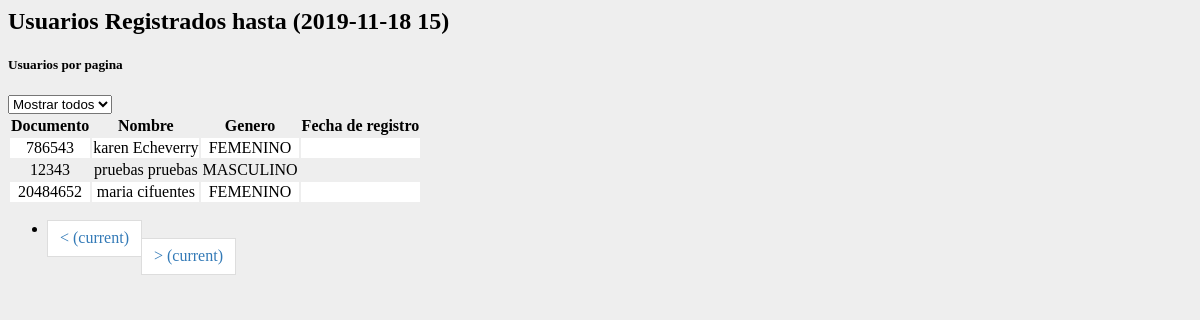
Screenshot of /vista/usuarios/listado/registrados.php with the database file from the repository.
### tables this page shows
CREATE TABLE `usuarios` (
  `id` int(11) NOT NULL,
  `rol` enum('administrador','vigilante','usuario') NOT NULL,
  `documento` int(25) NOT NULL,
  `nombre` varchar(60) NOT NULL,
  `nombre2` varchar(30) NOT NULL,
  `apellido` varchar(30) NOT NULL,
  `apellido2` varchar(30) NOT NULL,
  `contrasena` varchar(30) NOT NULL,
  `genero` enum('MASCULINO','FEMENINO','OTRO') NOT NULL,
  `fecha_registro` varchar(30) NOT NULL
);

### vista/usuarios/listado/registrados.php (the view, shortened to what this page needs)
<?php
require('modelo/conexion.php');
$sql = 'SELECT * FROM usuarios WHERE rol = "usuario" ';
$result = $conexion->query($sql);
	if ($result->num_rows > 0) {
		$datos = $result->fetch_all(MYSQLI_ASSOC);
	} else {
		$datos = null;
	}
?>
<div class="container">
	<h2>Usuarios Registrados hasta (<?php echo date("Y-m-d H"); ?>)</h2>
	<div class="form-group mt-4">
		<h5>Usuarios por pagina</h5>
		<select class="form-control" name="state" id="maxRows">
			<option value="5000">Mostrar todos</option>
		</select>
	</div>
	<table class="table table-striped table-class" id="table-id">
		<tr>
			<th>Documento</th>
			<th>Nombre</th>
			<th>Genero</th>
			<th>Fecha de registro</th>
		</tr>
	<?php
			foreach($datos as $key => $item){
				echo '
					<tr>
						<td>'.$item['documento'].'</td>
						<td>'.$item['nombre'].' '.$item['apellido'].'</td>
						<td>'.$item['genero'].'</td>
						<td>'.$item['fecha_registro'].'</td>
					</tr>';
			}
    ?>
	</table>
	<div class='pagination-container'>
		<nav>
			<ul class="pagination">
				<li data-page="prev"> <span>
						< <span class="sr-only">(current)
					</span></span></li>
				<li data-page="next" id="prev"><span> > <span class="sr-only">(current)</span></span></li>
			</ul>
		</nav>
	</div>
</div>

### vista/usuarios/listado/registrados.php (style rules this page uses)
table th, table td { text-align: center; }
table tr:nth-child(even) { background-color: #ffffff }
.pagination>li>a, .pagination>li>span { position: relative; float: left; padding: 6px 12px; margin-left: -1px; line-height: 1.42857143; color: #337ab7; text-decoration: none; background-color: #fff; border: 1px solid #ddd; font-size: 16px; }

### rows the page displays
usuarios: documento "786543", nombre "karen", apellido "Echeverry", genero "FEMENINO"
usuarios: documento "12343", nombre "pruebas", apellido "pruebas", genero "MASCULINO"
usuarios: documento "20484652", nombre "maria", apellido "cifuentes", genero "FEMENINO"
